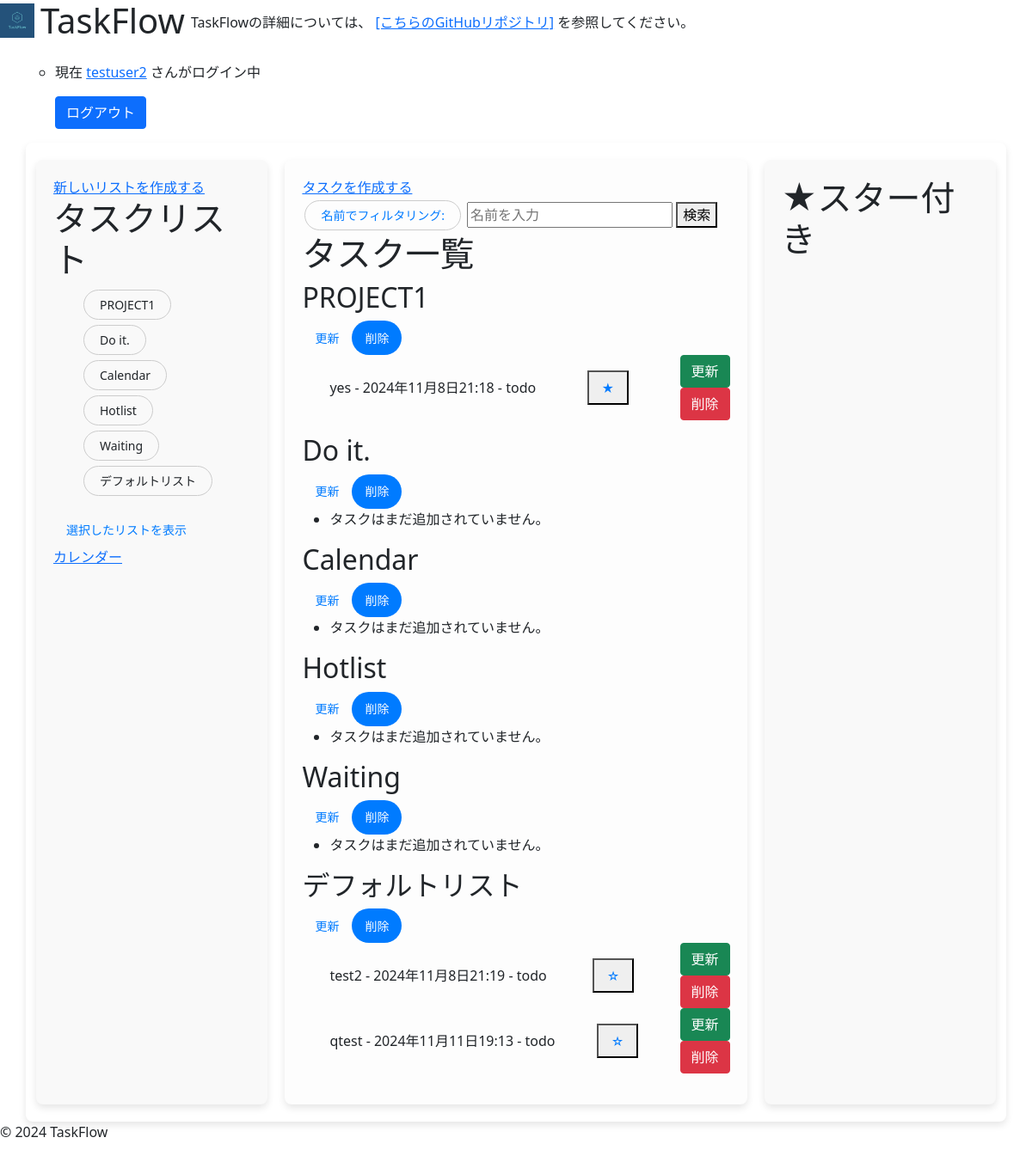
/tasks/ (signed in), run on an earlier commit of the app's database.
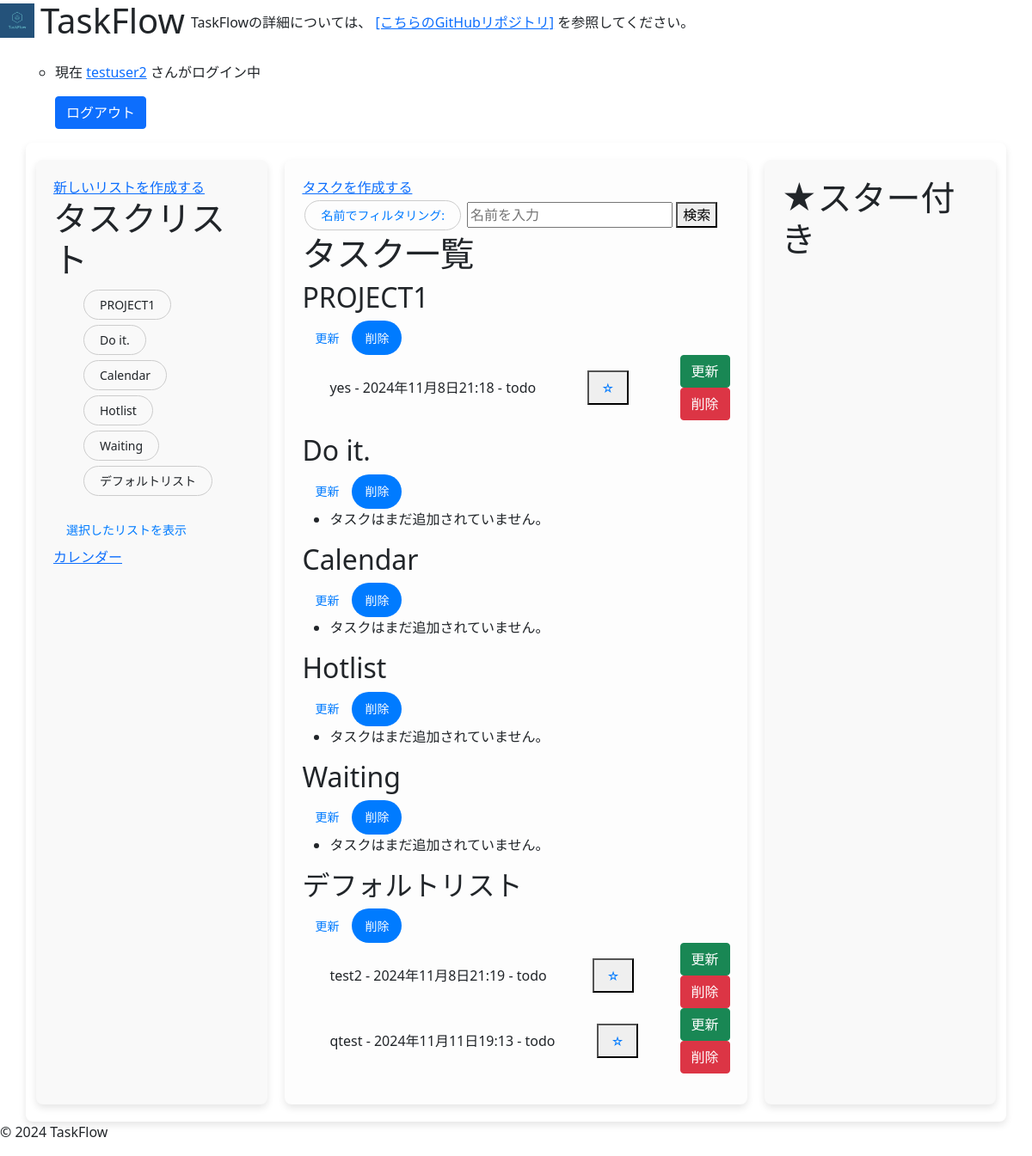
And on a later commit of the database.
### todo_app/models.py (models this page shows, shortened)
class TaskCreate(models.Model):
    title=models.CharField(max_length=20) #タスクのタイトル
    description=models.TextField(null=True,blank=True) #説明
    due_date=models.DateTimeField(default=timezone.now) #期日
    is_starred=models.BooleanField(default=False) #スターの状態
    user = models.ForeignKey(settings.AUTH_USER_MODEL, on_delete=models.CASCADE) #作成したユーザー
    list=models.ForeignKey(TaskList,on_delete=models.CASCADE,default=1) #リストモデルとの関係

### accounts/models.py (models this page shows)
class CustomUser(AbstractUser):
    username=models.CharField(max_length=20,null=False,unique=True) #ユーザーネーム
    age=models.IntegerField(null=True, blank=True) #年齢
    mail=models.EmailField(max_length=30,null=True, blank=True,unique=True) #メールアドレス

### todo_app/views.py (the view, shortened to what this page needs)
# urls.py: path('tasks/', TaskListView.as_view(), name='task_list'),  # タスク一覧
class TaskListView(ListView):
    model = TaskCreate
    template_name = 'todo_app/task_list.html'
    context_object_name = 'tasks'
    def get_queryset(self):
        return TaskCreate.objects.filter(user=self.request.user)
    def get_context_data(self, **kwargs):
        context = super().get_context_data(**kwargs)
        filter_name = self.request.GET.get('filter_name', '')
        if filter_name:
            context['lists'] = TaskList.objects.filter(name__icontains=filter_name)
            context['filter_message'] = f"検索結果: 名前に 「{filter_name}」 を含むリスト"
        else:
            selected_lists = getattr(self, 'selected_lists', None)
            if selected_lists:
                context['lists'] = TaskList.objects.filter(id__in=selected_lists)
                context['selected_lists'] = selected_lists
            else:
                context['lists'] = TaskList.objects.all()
        context['selected_list_ids'] = [int(id) for id in getattr(self, 'selected_lists', [])]
        return context

### templates/todo_app/task_list.html (shortened to what this page needs)
{% extends 'base.html' %}
{% load static %}
{% block content %}
<div class='container'>
    <div class='list-filter'>
        <a class="list-create" href="{% url 'list_create' %}">新しいリストを作成する</a>
        <h1>タスクリスト</h1>
        <form method="post" action="{% url 'task_list' %}" id="listFilterForm">
            <ul>
                {% for list in lists %}
                    <li style="display: flex; align-items: center; justify-content: space-between;">
                        <label for="checkbox_{{ list.id }}">{{ list.name }}</label>
                    </li>
                {% endfor %}
            </ul>
            <div class="btn-group">
                <button type="submit" class="button">選択したリストを表示</button>
            </div>
        </form>
        <a href="{% url 'only_calendar' %}">カレンダー</a>
    </div>
    <div class='task-list'>
        <a class="task-create" href="{% url 'task_create' %}">タスクを作成する</a>
        <form method="get">
            <label for="filter_name" class="filter-label">名前でフィルタリング:</label>
            <input type="text" name="filter_name" id="filter_name" placeholder="名前を入力">
            <button type="submit">検索</button>
        </form>
        <h1>タスク一覧</h1>
            {% if lists %}
        {% for list in lists %}
            <div class="list-container" onmouseover="showBorder(this)" onmouseout="hideBorder(this)">
                <h2>{{ list.name }}</h2>
                <div class="btn-group">
                    <form action="{% url 'list_update' list.id %}">
                        <button type="submit" class="button">更新</button>
                    </form>
                    <form action="{% url 'list_delete' list.id %}" method="post" onsubmit="return confirmDeleteList();">
                        <button type="submit" class="button clear-selection">削除</button>
                    </form>
                </div>
                <ul class="Sortable" data-list-id="{{list.id}}" id="list_{{list.id}}">
                    {% for task in list.taskcreate_set.all %}
                        <li style="display: flex; align-items: center; justify-content: space-between;">
                            <span>
                                {{ task.title }} - {{ task.due_date }} - {{ task.user.username }}
                            </span>
                            <form action="{% url 'toggle_star' task.id %}" method="post" style="background: none; border: none; cursor: none;">
                                <div class='btn-group'>
                                    <button type="submit">
                                        <span class="{% if task.is_starred %}starred{% else %}not-starred{% endif %}">
                                            {% if task.is_starred %}★{% else %}☆{% endif %}
                                        </span>
                                    </button>
                                </div>
                            </form>
                            <div>
                                <form action="{% url 'task_update' task.id %}" method="get">
                                    <button type="submit" class="btn btn-success">更新</button>
                                </form>
                                <form action="{% url 'task_delete' task.id %}" method="post" onsubmit="return confirmDeleteTask();" class="d-inline">
                                    <button type="submit" class="btn btn-danger">削除</button>
                                </form>
                            </div>
                        </li>
                    {% empty %}
                        <li>タスクはまだ追加されていません。</li>
                    {% endfor %}
                </ul>
            </div>
        {% endfor %}
    {% else %}
        <p>リストが選択されていません。</p>
    {% endif %}
    </div>
    <div class="star-list">
        <h1>★スター付き</h1>
    </div>
</div>
{% endblock %}

What changed in the data, as far as the page shows it:
changed TaskCreate "yes": is_starred "★" → "☆"
